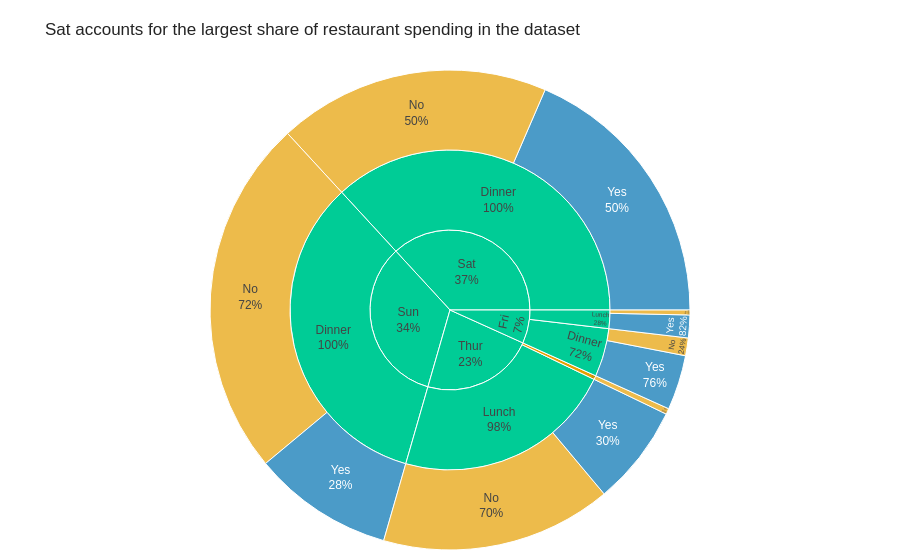

Notebook code for this chart:
### Markdown cell above
## Task 2 — Sunburst: tipping behaviour by day and meal time

**What to build:** A sunburst chart using the built-in `tips` dataset showing how **total bill amount** is distributed across day → time → smoker status.

**Requirements:**
- Load tips with `px.data.tips()`
- Aggregate **total bill** (sum of `total_bill`) per group — not count
- Hierarchy: `path=['day', 'time', 'smoker']`
- Colour encodes smoker status with a CVD-safe blue/orange palette
- Grey out parent nodes (day and time level)
- Use `percent parent` for text labels
- Insight title describing where the most spending happens

> 💡 `tips.groupby(['day', 'time', 'smoker'])['total_bill'].sum().reset_index()`

### Code cell
# Task 2
# YOUR CODE HERE
import plotly.express as px

# Load built-in dataset
tips = px.data.tips()

# Aggregate total spending
tips_summary = (
    tips.groupby(['day', 'time', 'smoker'])['total_bill']
    .sum()
    .reset_index()
)

# Find highest-spending day for insight title
top_day = (
    tips.groupby('day')['total_bill']
    .sum()
    .idxmax()
)

fig = px.sunburst(
    tips_summary,
    path=['day', 'time', 'smoker'],
    values='total_bill',
    color='smoker',
    color_discrete_map={
        'Yes': '#0072B2',   # CVD-safe blue
        'No': '#E69F00'     # CVD-safe orange
    }
)

# Show percentage of parent
fig.update_traces(
    textinfo='label+percent parent'
)

# Grey hierarchy root
fig.update_traces(
    root_color='lightgrey'
)

fig.update_layout(
    title=f'{top_day} accounts for the largest share of restaurant spending in the dataset',
    template='simple_white',
    font=dict(family='Arial'),
    margin=dict(t=70, l=10, r=10, b=10)
)

fig.show()

### Figure 1 — Plotly figure (JSON) as saved in the notebook; plotly's stock layout.template omitted (floating-point values rounded to 4 significant figures)
{"data": [{"branchvalues": "total", "customdata": [["(?)"], ["(?)"], ["(?)"], ["(?)"], ["(?)"], ["(?)"], ["(?)"], ["(?)"], ["(?)"], ["No"], ["No"], ["No"], ["No"], ["No"], ["No"], ["No"], ["Yes"], ["Yes"], ["Yes"], ["Yes"], ["Yes"]], "domain": {"x": [0, 1], "y": [0, 1]}, "hovertemplate": "labels=%{label}<br>total_bill=%{value}<br>parent=%{parent}<br>id=%{id}<br>smoker=%{customdata[0]}<extra></extra>", "ids": ["Thur", "Sat", "Fri", "Thur/Lunch", "Sun/Dinner", "Sat/Dinner", "Fri/Lunch", "Fri/Dinner", "Sun", "Thur/Dinner", "Fri/Dinner/No", "Thur/Dinner/No", "Sun/Dinner/No", "Sat/Dinner/No", "Fri/Lunch/No", "Thur/Lunch/No", "Sun/Dinner/Yes", "Sat/Dinner/Yes", "Fri/Lunch/Yes", "Fri/Dinner/Yes", "Thur/Lunch/Yes"], "labels": ["Thur", "Sat", "Fri", "Lunch", "Dinner", "Dinner", "Lunch", "Dinner", "Sun", "Dinner", "No", "No", "No", "No", "No", "No", "Yes", "Yes", "Yes", "Yes", "Yes"], "marker": {"colors": ["#00cc96", "#00cc96", "#00cc96", "#00cc96", "#00cc96", "#00cc96", "#00cc96", "#00cc96", "#00cc96", "#E69F00", "#E69F00", "#E69F00", "#E69F00", "#E69F00", "#E69F00", "#E69F00", "#0072B2", "#0072B2", "#0072B2", "#0072B2", "#0072B2"]}, "name": "", "parents": ["", "", "", "Thur", "Sun", "Sat", "Fri", "Fri", "", "Thur", "Fri/Dinner", "Thur/Dinner", "Sun/Dinner", "Sat/Dinner", "Fri/Lunch", "Thur/Lunch", "Sun/Dinner", "Sat/Dinner", "Fri/Lunch", "Fri/Dinner", "Thur/Lunch"], "root": {"color": "lightgrey"}, "textinfo": "label+percent parent", "type": "sunburst", "values": [1096.0, 1778.0, 325.9, 1078.0, 1627.0, 1778.0, 89.92, 236.0, 1627.0, 18.78, 57.7, 18.78, 1169.0, 884.8, 15.98, 751.3, 458.3, 893.6, 73.94, 178.3, 326.2]}], "layout": {"font": {"family": "Arial"}, "legend": {"tracegroupgap": 0}, "margin": {"b": 10, "l": 10, "r": 10, "t": 70}, "title": {"text": "Sat accounts for the largest share of restaurant spending in the dataset"}}}
